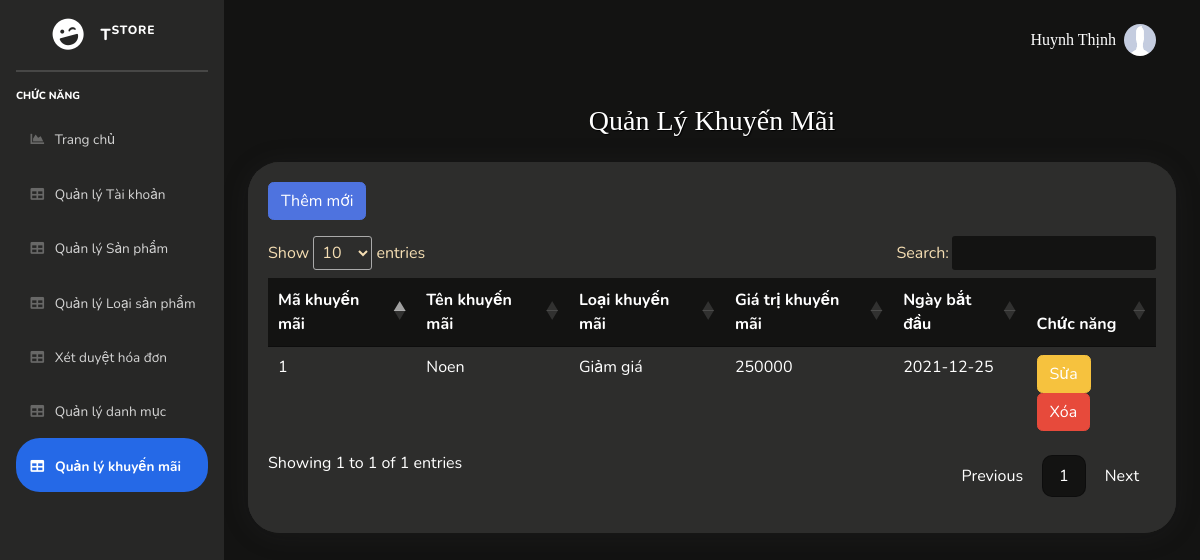
Page /admin/khuyenmai (signed in) on the committed database.
### tables this page shows
CREATE TABLE `khuyenmai` (
  `MaKM` int(10) NOT NULL,
  `TenKM` varchar(255) NOT NULL,
  `LoaiKM` varchar(255) NOT NULL,
  `GiaTri` int(11) NOT NULL,
  `NgayBD` date NOT NULL,
  `TrangThai` int(1) NOT NULL
);

### mvc/core/Controller.php (called while the page is built, shortened)
<?php
class Controller{
    public function view($view, $data=[]){
        require_once "./mvc/views/pages/".$view.".php";
    }
}
?>

### mvc/core/App.php (called while the page is built, shortened)
<?php
class App{
    protected $controller="Home";
    protected $action;
    function __construct(){
        $arr = $this->handleUrl();
          if( file_exists("./mvc/controllers/".$arr[0].".php") ){
            $this->controller = $arr[0];
            unset($arr[0]);
        }
        if(isset($arr[1])){
            if( method_exists( $this->controller , $arr[1]) ){
                $this->action = $arr[1];
                unset($arr[1]);
            }else {
                $this->action = "show".$this->controller;
            }
        }else {
            $this->action = "show".$this->controller;
        }
        $this->params = $arr?array_values($arr):[];
        $this->controller = new $this->controller;
        call_user_func_array([$this->controller, $this->action], $this->params);
    }
    function handleUrl(){
        if( isset($_GET["url"]) ){
            return explode("/", filter_var(trim($_GET["url"], "/")));
        }
        else
            return [""] ;
    }
}
?>

### index.php (called while the page is built, shortened)
<?php
    $myApp = new App();
?>

### mvc/core/DB.php (called while the page is built, shortened)
<?php
class DB{
    protected $servername = "localhost";
    protected $username = "root";
    protected $password = "";
    function __construct() {
        $this->con = mysqli_connect($this->servername, $this->username, $this->password);
    }
}
?>

### mvc/models/ProductModel.php (called while the page is built, shortened)
<?php
class ProductModel extends DB{
    function getKhuyemai(){
        $sql="select * from khuyenmai ";
        $rows = mysqli_query($this->con, $sql);
        $straps = array();
        while ( $row = mysqli_fetch_assoc($rows)) {
            $straps[] = $row;
        }
        return json_encode($straps);
    }
}
?>

### mvc/views/components/admin/khuyenmai/list.php (the view, shortened to what this page needs)
<?php
  if (isset($_SESSION['isAdmin']) && $_SESSION['isAdmin'] == true) { ?>
  <a href="admin/khuyenmai/add" type="button" class="btn btn-primary">Thêm mới</a>
<?php } ?>
<?php if (isset($_COOKIE['msg'])) { ?>
  <div class="alert alert-success">
    <strong>Thông báo</strong> <?= $_COOKIE['msg'] ?>
  </div>
<?php }  $khuyenmai = json_decode($data['listkm']); ?>
<table class="table table-bordered" id="dataTable" width="100%" cellspacing="0">
  <thead>
    <tr>
      <th scope="col">Mã khuyến mãi</th>
      <th scope="col">Tên khuyến mãi</th>
      <th scope="col">Loại khuyến mãi</th>
      <th scope="col">Giá trị khuyến mãi</th>
      <th scope="col">Ngày bắt đầu</th>
      <th>Chức năng</th>
    </tr>
  </thead>
  <tbody>
    <?php foreach ($khuyenmai as $row) { ?>
      <tr>
        <td><?=$row->MaKM?></td>
        <td><?=$row->TenKM?></td>
        <td><?=$row->LoaiKM?></td>
        <td><?=$row->GiaTri?></td>
        <td><?=$row->NgayBD?></td>
        <td>
        <?php if (isset($_SESSION['isAdmin']) && $_SESSION['isAdmin'] == true) { ?>
          <a href="admin/khuyenmai/edit&id=<?= $row->MaKM ?>" class="btn btn-warning">Sửa</a>
          <a href="admin/khuyenmai/delete&id=<?= $row->MaKM ?>" onclick="return confirm('Bạn có thật sự muốn xóa ?');" type="button" class="btn btn-danger">Xóa</a>
        <?php }?>
        </td>
      </tr>
    <?php } ?>
</table>

### public/css/admin.css (style rules this page uses)
#dataTable { color: white; border: none; }
.table td, .table th { border: none; }
#dataTable tr { background-color: #2D2D2C; }
thead tr th { background-color: #131312; }

### rows in the picture
khuyenmai: MaKM "1", TenKM "Noen", LoaiKM "Giảm giá", GiaTri "250000", NgayBD "2021-12-25"

### other values in the picture
$_SESSION['login']['HoTen'] "Huynh Thịnh"
